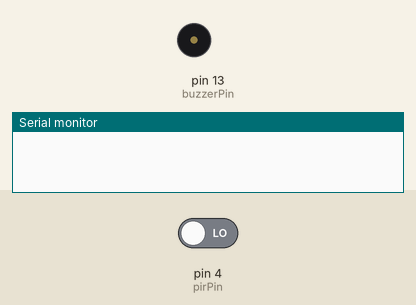
Simulated run of this sketch. Board: Arduino Uno, built with avr-gcc and run on an emulated ATmega328P. On the bench: buzzer (waves = sounding, pin HIGH), the last lines printed to the serial monitor. The inputs (shaded band) are chosen by the test bench; at power-on: pin 4 (pirPin) LOW. The modem accepts every AT command (registered, SIM ready, sends succeed) and sends nothing else.

Above: at 0.1 s.
At 61.1 s:
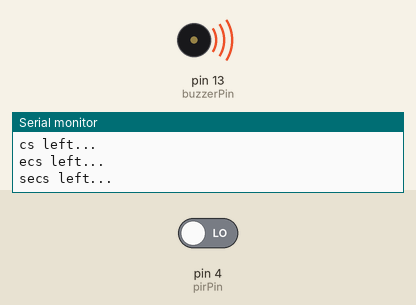
Timing chart, 0 to 63.1 s (numbered marks = the images above):
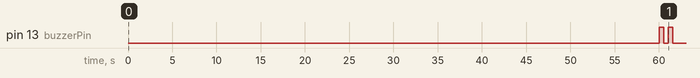

The sketch:

Secure360.ino
```cpp
#include <SoftwareSerial.h>

int pirPin = 4;    //the digital pin connected to the PIR sensor's output
int buzzerPin = 13; //the digital pin connected to the buzzer output
int calibrationTime = 60;

SoftwareSerial ser(10, 11); // RX,

void setup() {

    // initialize serial communication:
  Serial.begin(115200);
  // enable software serial
  ser.begin(115200);


  //Initialize pins
  pinMode(pirPin, INPUT);
  pinMode(buzzerPin, OUTPUT);
  digitalWrite(pirPin, LOW);
  digitalWrite(buzzerPin, LOW);

  //Caliberate sensor
  for(int i = 0; i < calibrationTime; i++)
  {
    Serial.println((calibrationTime - i)+" secs left...");
    delay(1000);
  }
  delay(50);

  //Alert when sensor get caliberated
  digitalWrite(buzzerPin, HIGH);
  delay(500);
  digitalWrite(buzzerPin, LOW);
  delay(500);
  digitalWrite(buzzerPin, HIGH);
  delay(500);
  digitalWrite(buzzerPin, LOW);


  // reset ESP8266
  reset();
  connectWifi();

}

void reset() {
  ser.println("AT+RST");
  delay(1000);
  if(ser.find("OK") ) Serial.println("Module Reset");
}

void connectWifi() {
  String cmd = "AT+CWJAP=\"Akash\",\"one2three\"";
  ser.println(cmd);
  delay(4000);
  if(ser.find("OK")) {
    Serial.println("Connected!");
  }
  else {
    connectWifi();
    Serial.println("Cannot connect to wifi");
  }
}


void loop()
{
  if(digitalRead(pirPin) == HIGH)
  {
    updateStatus("yes");
    digitalWrite(buzzerPin, HIGH);
    delay(1000);
    digitalWrite(buzzerPin, LOW);
    delay(500);
    digitalWrite(buzzerPin, HIGH);
    delay(500);
    digitalWrite(buzzerPin, LOW);
    delay(500);
    digitalWrite(buzzerPin, HIGH);
    delay(1000);
    digitalWrite(buzzerPin, LOW);
    delay(500);
    digitalWrite(buzzerPin, HIGH);
    delay(1000);
    digitalWrite(buzzerPin, LOW);
    delay(500);
    digitalWrite(buzzerPin, HIGH);
    delay(1000);
    digitalWrite(buzzerPin, LOW);
    delay(500);
    digitalWrite(buzzerPin, HIGH);
    delay(1000);
    digitalWrite(buzzerPin, LOW);
    Serial.println("Motion detected");


  }
  else
  {
     digitalWrite(buzzerPin, LOW);
     Serial.println("Motion not detected");
    updateStatus("no");
  }
  delay(5000);
}

void updateStatus(String state)
{
  // TCP connection
  String cmd = "AT+CIPSTART=\"TCP\",\"";
  cmd += "secure360.is-best.net"; // Firebase cloud
  cmd += "\",80";
  ser.println(cmd);

  if( ser.find("OK")) {
    Serial.println("TCP connection ready");
  }
  if(ser.find("Error")){
    Serial.println("AT+CIPSTART error");
  return;
  }
  delay(1000);
  // prepare GET string
 String getStr = "GET /server.php?status="+state+" HTTP/1.1\r\n";
getStr += "Host: secure360.is-best.net\r\n";
getStr += "Cookie: __test=cf78b93a8cbe42fa0bb42bf9d0047b43; expires=Friday, 1 January 2038 at 05:25:55; path=/";

  getStr += "\r\n\r\n";


  // send data length
  cmd = "AT+CIPSEND=";
  cmd += String(getStr.length())+"\r\n";

  ser.println(cmd);
  Serial.println(cmd);

  delay(500);


  if(ser.find(">")){
    Serial.println("Sending.. "+getStr);

    ser.print(getStr);
    if( ser.find("SEND OK")) { Serial.println("Packet sent");

while (ser.available()) {

String tmpResp = ser.readString();

Serial.println(tmpResp);

}

  }
  else{
    ser.println("AT+CIPCLOSE");
    // alert user
    Serial.println("AT+CIPCLOSE");
  }
}
}
```
